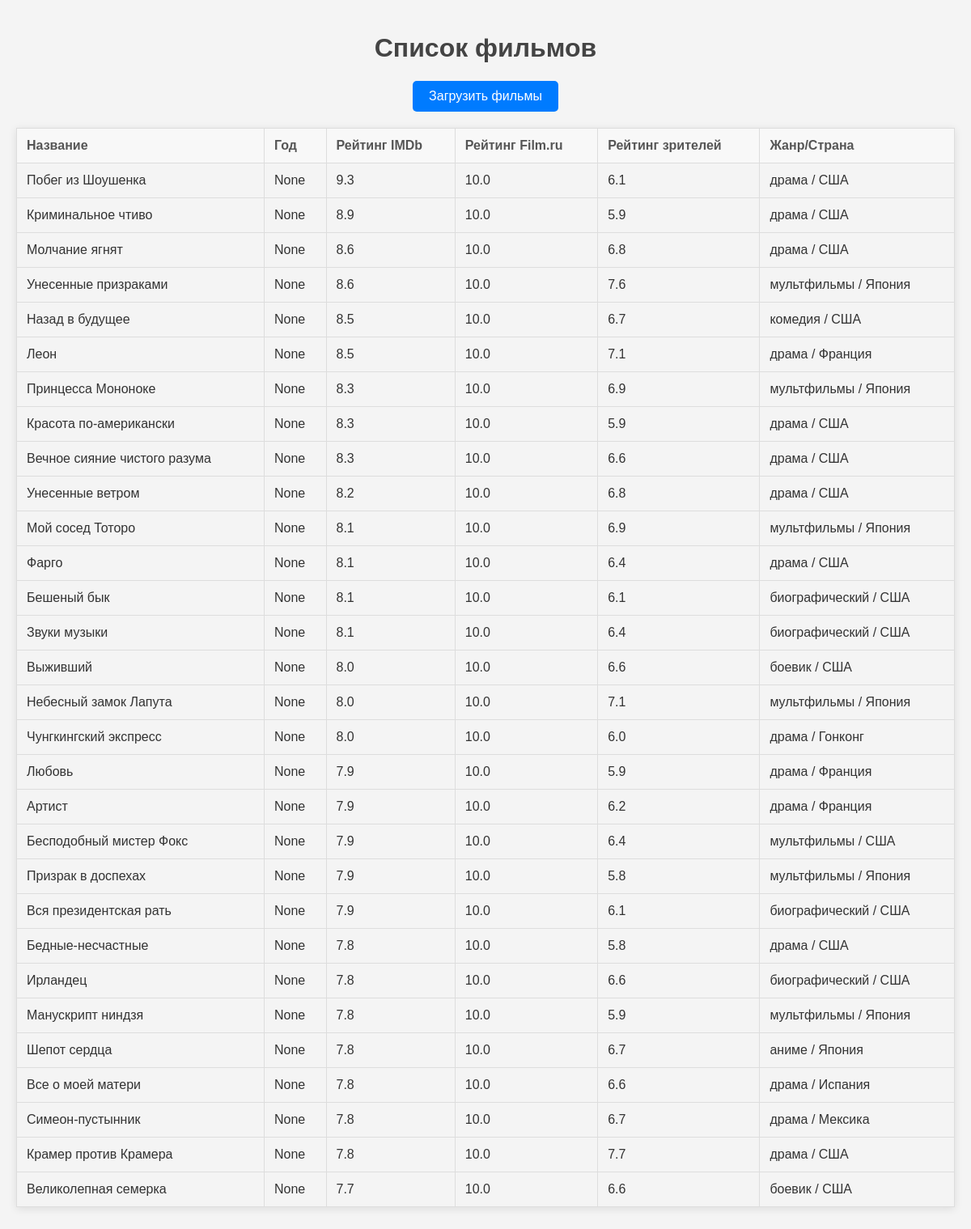
The page / on the database its author committed.
### films.py (models this page shows)
class Movie(Base):
    __tablename__ = "movies"
    id = Column(Integer, primary_key=True, index=True)
    title = Column(String, index=True)
    title_eng = Column(String)
    year = Column(Integer)
    genre_country = Column(String)
    rating_filmru = Column(Float)
    rating_viewers = Column(Float)
    rating_imdb = Column(Float)

### app.py (the view)
@app.route('/')
def index():
    with SessionLocal() as session:
        movies = session.query(Movie).all()
    return render_template('index.html', movies=movies)

### templates/index.html (shortened to what this page needs)
<!DOCTYPE html>
<html lang="ru">
<head>
</head>
<body>
    <h1>Список фильмов</h1>
    <form action="/fetch_movies" method="post">
        <button type="submit">Загрузить фильмы</button>
    </form>
    <table>
        <thead>
            <tr>
                <th>Название</th>
                <th>Год</th>
                <th>Рейтинг IMDb</th>
                <th>Рейтинг Film.ru</th>
                <th>Рейтинг зрителей</th>
                <th>Жанр/Страна</th>
            </tr>
        </thead>
        <tbody>
            {% for movie in movies %}
                <tr>
                    <td>{{ movie.title }}</td>
                    <td>{{ movie.year }}</td>
                    <td>{{ movie.rating_imdb }}</td>
                    <td>{{ movie.rating_filmru }}</td>
                    <td>{{ movie.rating_viewers }}</td>
                    <td>{{ movie.genre_country }}</td>
                </tr>
            {% endfor %}
        </tbody>
    </table>
</body>
</html>

### templates/index.html (style rules this page uses)
body { font-family: Arial, sans-serif; background-color: #f4f4f4; color: #333; margin: 0; padding: 20px; }
h1 { text-align: center; color: #444; }
table { width: 100%; border-collapse: collapse; margin: 20px 0; box-shadow: 0 2px 10px rgba(0, 0, 0, 0.1); }
th, td { padding: 12px; text-align: left; border: 1px solid #ddd; }
th { background-color: #f8f8f8; color: #555; }
button { display: block; margin: 20px auto; padding: 10px 20px; font-size: 16px; color: #fff; background-color: #007BFF; border: none; border-radius: 5px; cursor: pointer; transition: background-color 0.3s; }

### rows shown on the page
Movie: title "Побег из Шоушенка", year "None", rating_imdb "9.3", rating_filmru "10.0", rating_viewers "6.1", genre_country "драма / США"
Movie: title "Криминальное чтиво", year "None", rating_imdb "8.9", rating_filmru "10.0", rating_viewers "5.9", genre_country "драма / США"
Movie: title "Молчание ягнят", year "None", rating_imdb "8.6", rating_filmru "10.0", rating_viewers "6.8", genre_country "драма / США"
Movie: title "Унесенные призраками", year "None", rating_imdb "8.6", rating_filmru "10.0", rating_viewers "7.6", genre_country "мультфильмы / Япония"
Movie: title "Назад в будущее", year "None", rating_imdb "8.5", rating_filmru "10.0", rating_viewers "6.7", genre_country "комедия / США"
Movie: title "Леон", year "None", rating_imdb "8.5", rating_filmru "10.0", rating_viewers "7.1", genre_country "драма / Франция"
Movie: title "Принцесса Мононоке", year "None", rating_imdb "8.3", rating_filmru "10.0", rating_viewers "6.9", genre_country "мультфильмы / Япония"
Movie: title "Красота по-американски", year "None", rating_imdb "8.3", rating_filmru "10.0", rating_viewers "5.9", genre_country "драма / США"
Movie: title "Вечное сияние чистого разума", year "None", rating_imdb "8.3", rating_filmru "10.0", rating_viewers "6.6", genre_country "драма / США"
Movie: title "Унесенные ветром", year "None", rating_imdb "8.2", rating_filmru "10.0", rating_viewers "6.8", genre_country "драма / США"
Movie: title "Мой сосед Тоторо", year "None", rating_imdb "8.1", rating_filmru "10.0", rating_viewers "6.9", genre_country "мультфильмы / Япония"
Movie: title "Фарго", year "None", rating_imdb "8.1", rating_filmru "10.0", rating_viewers "6.4", genre_country "драма / США"
Movie: title "Бешеный бык", year "None", rating_imdb "8.1", rating_filmru "10.0", rating_viewers "6.1", genre_country "биографический / США"
Movie: title "Звуки музыки", year "None", rating_imdb "8.1", rating_filmru "10.0", rating_viewers "6.4", genre_country "биографический / США"
Movie: title "Выживший", year "None", rating_imdb "8.0", rating_filmru "10.0", rating_viewers "6.6", genre_country "боевик / США"
Movie: title "Небесный замок Лапута", year "None", rating_imdb "8.0", rating_filmru "10.0", rating_viewers "7.1", genre_country "мультфильмы / Япония"
Movie: title "Чунгкингский экспресс", year "None", rating_imdb "8.0", rating_filmru "10.0", rating_viewers "6.0", genre_country "драма / Гонконг"
Movie: title "Любовь", year "None", rating_imdb "7.9", rating_filmru "10.0", rating_viewers "5.9", genre_country "драма / Франция"
Movie: title "Артист", year "None", rating_imdb "7.9", rating_filmru "10.0", rating_viewers "6.2", genre_country "драма / Франция"
Movie: title "Бесподобный мистер Фокс", year "None", rating_imdb "7.9", rating_filmru "10.0", rating_viewers "6.4", genre_country "мультфильмы / США"
Movie: title "Призрак в доспехах", year "None", rating_imdb "7.9", rating_filmru "10.0", rating_viewers "5.8", genre_country "мультфильмы / Япония"
Movie: title "Вся президентская рать", year "None", rating_imdb "7.9", rating_filmru "10.0", rating_viewers "6.1", genre_country "биографический / США"
Movie: title "Бедные-несчастные", year "None", rating_imdb "7.8", rating_filmru "10.0", rating_viewers "5.8", genre_country "драма / США"
Movie: title "Ирландец", year "None", rating_imdb "7.8", rating_filmru "10.0", rating_viewers "6.6", genre_country "биографический / США"
Movie: title "Манускрипт ниндзя", year "None", rating_imdb "7.8", rating_filmru "10.0", rating_viewers "5.9", genre_country "мультфильмы / Япония"
Movie: title "Шепот сердца", year "None", rating_imdb "7.8", rating_filmru "10.0", rating_viewers "6.7", genre_country "аниме / Япония"
Movie: title "Все о моей матери", year "None", rating_imdb "7.8", rating_filmru "10.0", rating_viewers "6.6", genre_country "драма / Испания"
Movie: title "Симеон-пустынник", year "None", rating_imdb "7.8", rating_filmru "10.0", rating_viewers "6.7", genre_country "драма / Мексика"
Movie: title "Крамер против Крамера", year "None", rating_imdb "7.8", rating_filmru "10.0", rating_viewers "7.7", genre_country "драма / США"
Movie: title "Великолепная семерка", year "None", rating_imdb "7.7", rating_filmru "10.0", rating_viewers "6.6", genre_country "боевик / США"
